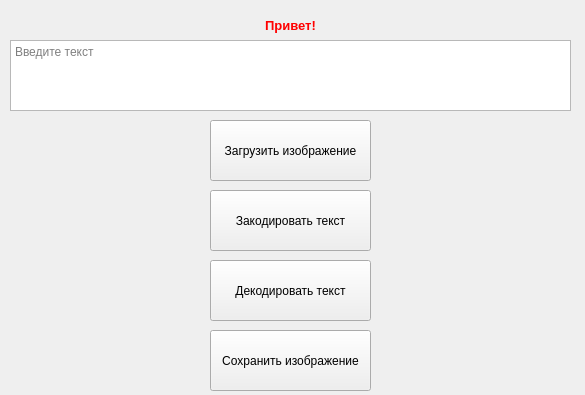
<?xml version="1.0" encoding="UTF-8"?>
<ui version="4.0">
 <class>MainWindow</class>
 <widget class="QMainWindow" name="MainWindow">
  <property name="geometry">
   <rect>
    <x>0</x>
    <y>0</y>
    <width>585</width>
    <height>395</height>
   </rect>
  </property>
  <property name="windowTitle">
   <string>MainWindow</string>
  </property>
  <widget class="QWidget" name="centralwidget">
   <widget class="QPushButton" name="pushButton">
    <property name="geometry">
     <rect>
      <x>210</x>
      <y>120</y>
      <width>161</width>
      <height>61</height>
     </rect>
    </property>
    <property name="styleSheet">
     <string notr="true">QPushButton:hover{color: blue; font: bold 10pt;}</string>
    </property>
    <property name="text">
     <string>Загрузить изображение</string>
    </property>
   </widget>
   <widget class="QPushButton" name="pushButton_2">
    <property name="geometry">
     <rect>
      <x>210</x>
      <y>190</y>
      <width>161</width>
      <height>61</height>
     </rect>
    </property>
    <property name="styleSheet">
     <string notr="true">QPushButton:hover{color: red; font: bold 10pt;}</string>
    </property>
    <property name="text">
     <string>Закодировать текст</string>
    </property>
   </widget>
   <widget class="QPushButton" name="pushButton_3">
    <property name="geometry">
     <rect>
      <x>210</x>
      <y>260</y>
      <width>161</width>
      <height>61</height>
     </rect>
    </property>
    <property name="styleSheet">
     <string notr="true">QPushButton:hover{color:red ; font: bold 10pt;}</string>
    </property>
    <property name="text">
     <string>Декодировать текст</string>
    </property>
   </widget>
   <widget class="QPushButton" name="pushButton_4">
    <property name="geometry">
     <rect>
      <x>210</x>
      <y>330</y>
      <width>161</width>
      <height>61</height>
     </rect>
    </property>
    <property name="styleSheet">
     <string notr="true">QPushButton:hover{color: green; font: bold 10pt;}</string>
    </property>
    <property name="text">
     <string>Сохранить изображение</string>
    </property>
   </widget>
   <widget class="QPlainTextEdit" name="plainTextEdit">
    <property name="geometry">
     <rect>
      <x>10</x>
      <y>40</y>
      <width>561</width>
      <height>71</height>
     </rect>
    </property>
    <property name="placeholderText">
     <string>Введите текст</string>
    </property>
   </widget>
   <widget class="QLabel" name="label">
    <property name="geometry">
     <rect>
      <x>10</x>
      <y>10</y>
      <width>561</width>
      <height>31</height>
     </rect>
    </property>
    <property name="font">
     <font>
      <weight>50</weight>
      <italic>false</italic>
      <bold>false</bold>
      <underline>false</underline>
      <strikeout>false</strikeout>
      <kerning>true</kerning>
     </font>
    </property>
    <property name="text">
     <string>&lt;span style=&quot;font-size:10pt; color:#ff0000;&quot;&gt;&lt;b&gt;Привет!&lt;/b&gt;&lt;/span&gt;</string>
    </property>
    <property name="alignment">
     <set>Qt::AlignCenter</set>
    </property>
   </widget>
  </widget>
 </widget>
 <resources/>
 <connections/>
</ui>
